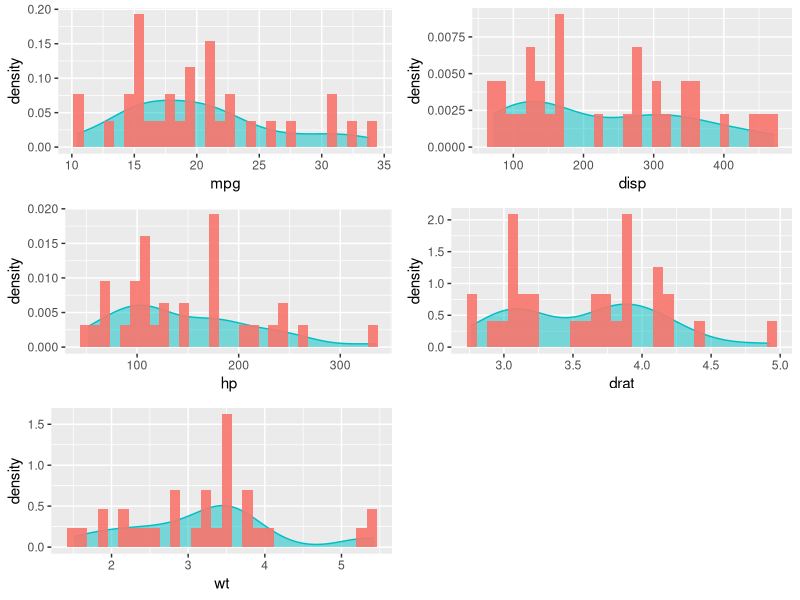
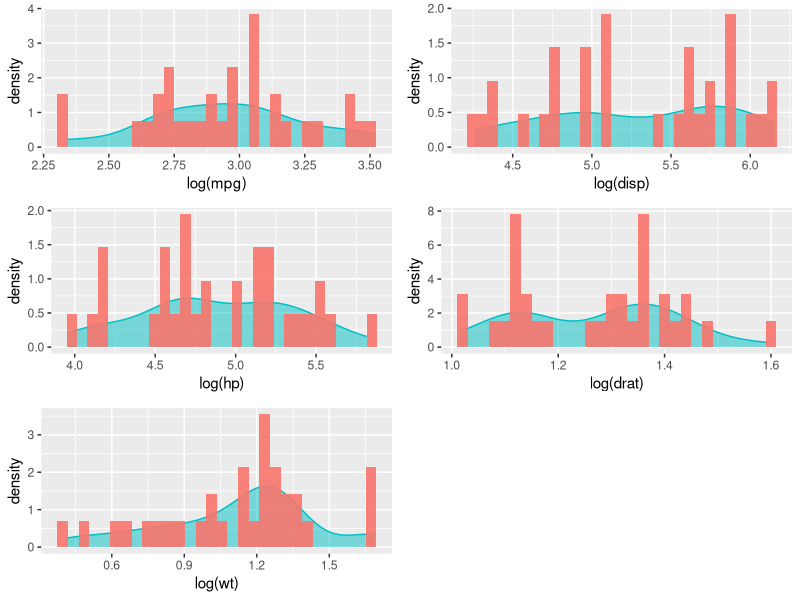
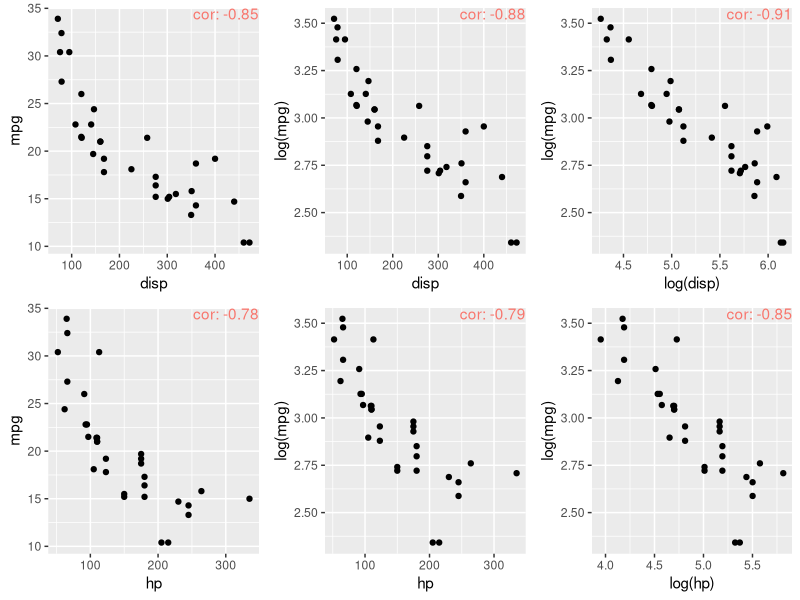
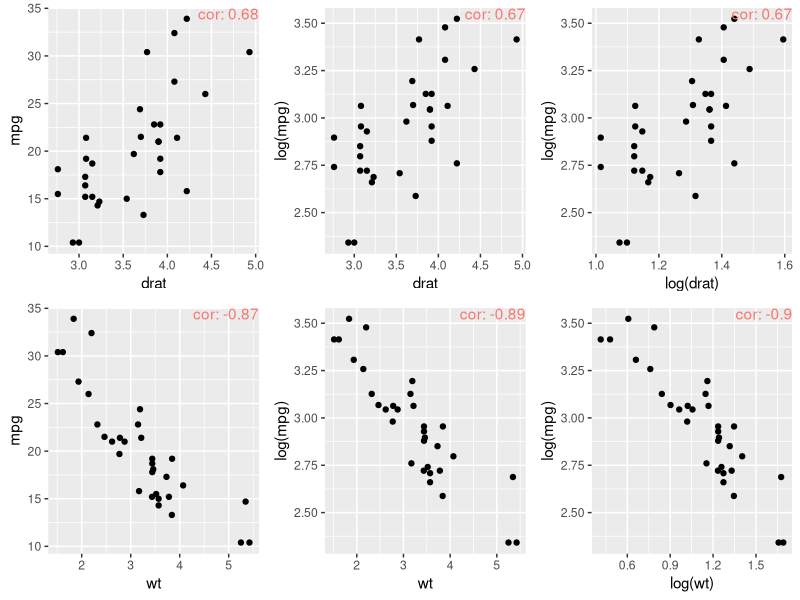
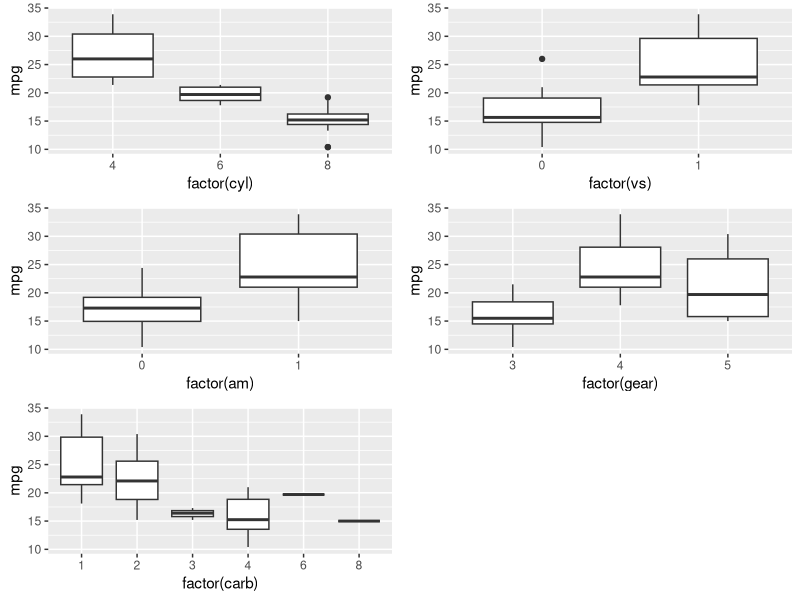

Here is the R script that generated these plots, in order:
## ---- chunk 1
str(mtcars)
## ---- chunk 2
mtcars$am <- factor(mtcars$am)
rownames(mtcars)
## ---- chunk 3
library(ggplot2)
library(gridExtra)

var_names <- c("mpg", "disp", "hp", "drat", "wt")
plot_list<- list()
for(i in var_names){
        temp_plot <- ggplot(mtcars, aes_string(x = i)) +
                geom_density(fill = I("#00BFC4"), col = "#00BFC4", alpha = 0.5) +
                geom_histogram(aes(fill  = I("#F8766D"), y = ..density..), alpha = 0.9) 
        plot_list[[paste0(i, 1)]] <- temp_plot
}
grid.arrange(grobs = plot_list, ncol = 2)
## ---- chunk 4
var_names2 <- c("mpg", "disp", "hp", "drat", "wt")
plot_list2<- list()
for(i in var_names2){
        temp_plot <- ggplot(mtcars, aes_string(x = sprintf("log(%s)", i))) +
                geom_density(fill = I("#00BFC4"), col = "#00BFC4", alpha = 0.5) +
                geom_histogram(aes(fill  = I("#F8766D"), y = ..density..), alpha = 0.9) 
        plot_list2[[paste0(i, 1)]] <- temp_plot
}
grid.arrange(grobs = plot_list2, ncol = 2)
## ---- chunk 5
var_names3 <- c("disp", "hp")
plot_list3 <- list()
for(i in var_names3){
       temp_plot <- ggplot(mtcars, aes_string(x = i)) +
                        geom_point(aes(y = mpg)) +
                        annotate("text", x=Inf, y = Inf,
                                label = paste0("cor: ", 
                                        round(cor(mtcars[,i], mtcars$mpg), 2)),
                                vjust=1, hjust=1, col = "#F8766D")
       temp_plot2 <- ggplot(mtcars, aes_string(x = i)) +
                        geom_point(aes(y = log(mpg))) +
                        annotate("text", x=Inf, y = Inf,
                                label = paste0("cor: ", 
                                        round(cor(mtcars[,i], log(mtcars$mpg)), 2)),
                                vjust=1, hjust=1, col = "#F8766D")
       temp_plot3 <- ggplot(mtcars, aes_string(x = sprintf("log(%s)", i))) +
                        geom_point(aes(y = log(mpg))) +
                        annotate("text", x=Inf, y = Inf,
                                label = paste0("cor: ", 
                                        round(cor(log(mtcars[,i]), log(mtcars$mpg)), 2)),
                                vjust=1, hjust=1, col = "#F8766D")
       plot_list3[[paste0(i, 1)]] <- temp_plot
       plot_list3[[paste0(i, 2)]] <- temp_plot2
       plot_list3[[paste0(i, 3)]] <- temp_plot3
}
grid.arrange(grobs = plot_list3, ncol = 3)
## ---- chunk 6
var_names4 <- c("drat", "wt")
plot_list4 <- list()
for(i in var_names4){
       temp_plot <- ggplot(mtcars, aes_string(x = i)) +
                        geom_point(aes(y = mpg)) +
                        annotate("text", x=Inf, y = Inf,
                                label = paste0("cor: ", 
                                        round(cor(mtcars[,i], mtcars$mpg), 2)),
                                vjust=1, hjust=1, col = "#F8766D")
       temp_plot2 <- ggplot(mtcars, aes_string(x = i)) +
                        geom_point(aes(y = log(mpg))) +
                        annotate("text", x=Inf, y = Inf,
                                label = paste0("cor: ", 
                                        round(cor(mtcars[,i], log(mtcars$mpg)), 2)),
                                vjust=1, hjust=1, col = "#F8766D")
       temp_plot3 <- ggplot(mtcars, aes_string(x = sprintf("log(%s)", i))) +
                        geom_point(aes(y = log(mpg))) +
                        annotate("text", x=Inf, y = Inf,
                                label = paste0("cor: ", 
                                        round(cor(log(mtcars[,i]), log(mtcars$mpg)), 2)),
                                vjust=1, hjust=1, col = "#F8766D")
       plot_list4[[paste0(i, 1)]] <- temp_plot
       plot_list4[[paste0(i, 2)]] <- temp_plot2
       plot_list4[[paste0(i, 3)]] <- temp_plot3
}
grid.arrange(grobs = plot_list4, ncol = 3)
## ---- chunk 7
var_names5 <- c("cyl", "vs", "am", "gear", "carb")
plot_list5 <- list()
for(i in var_names5){
        temp_plot <- ggplot(mtcars, aes_string(x = sprintf("factor(%s)", i), y = "mpg")) +
                geom_boxplot() 
        plot_list5[[paste0(i, 1)]] <- temp_plot
}
grid.arrange(grobs = plot_list5, ncol = 2)
## ---- chunk 8

model_1 <- lm(mpg ~ cyl + disp + hp + drat + wt + vs + am + gear + carb, data = mtcars)
summary(model_1)
prediction_1 <- predict(model_1, newdata = mtcars)
pred_diff_1 <- with(mtcars, mpg - prediction_1)
mean(pred_diff_1 ^ 2)
## ---- chunk 9
model_2 <- lm(mpg ~ cyl + log(disp) + log(hp) + drat + log(wt) + vs + am + gear + carb, data = mtcars)
summary(model_2)
prediction_2 <- predict(model_2, newdata = mtcars)
pred_diff_2 <- with(mtcars, mpg - prediction_2)
mean(pred_diff_2 ^ 2)
## ---- chunk 10
model_3 <- lm(mpg ~ cyl + log(disp) * log(hp) * log(wt) * drat + vs + am + gear + carb, data = mtcars)
summary(model_3)
prediction_3 <- predict(model_3, newdata = mtcars)
pred_diff_3 <- with(mtcars, mpg - prediction_3)
mean(pred_diff_3 ^ 2)
## ---- chunk 11
model_4 <- lm(log(mpg) ~ cyl + log(disp) * log(hp) * log(wt) * drat + vs + am + gear + carb, data = mtcars)
summary(model_4)
prediction_4 <- predict(model_4, newdata = mtcars)
pred_diff_4 <- with(mtcars, log(mpg) - prediction_4)
mean(pred_diff_4 ^ 2)
## ---- chunk 12
prediction_5 <- predict(model_4, newdata = mtcars)
pred_diff_5 <- with(mtcars, mpg - exp(prediction_5))
mean(pred_diff_5 ^ 2)
